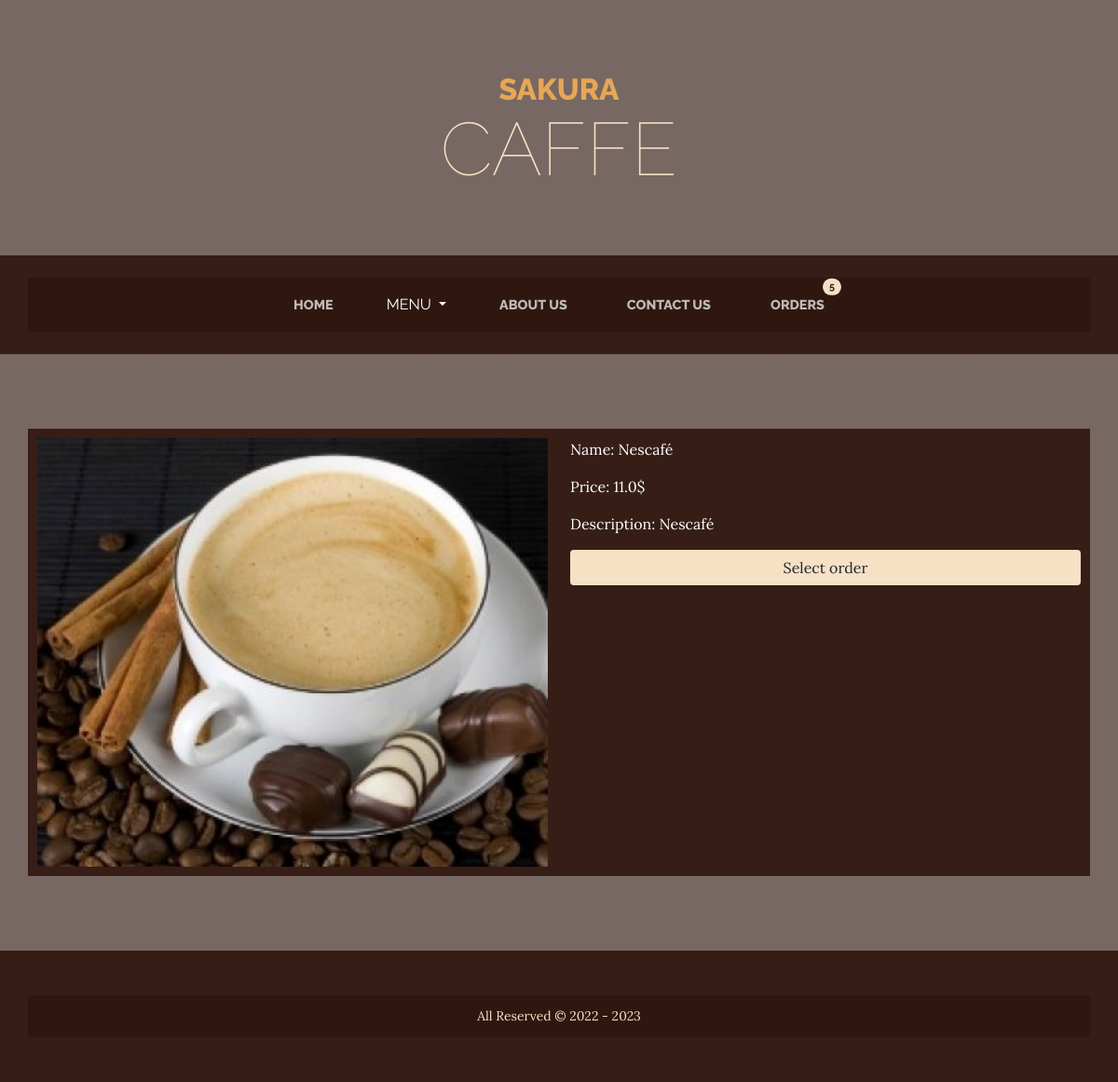
Page /menu/hot-drinks/5 on the committed database.
### menu/models.py (models this page shows, shortened)
class Item(models.Model):
    category = models.ForeignKey(Category, on_delete=models.CASCADE)
    image = models.ImageField(upload_to='media/images/items/')
    name = models.CharField(max_length=150)
    description = models.TextField()
    price = models.FloatField()
    available = models.BooleanField(default=True)
    created_at = models.DateTimeField(auto_now_add=True)
    updated_at = models.DateTimeField(auto_now=True)

### menu/views.py (the view)
# urls.py: path('menu/<slug:category>/<int:pk>', views.ItemsDetailsView.as_view(), name="item_detail"),
class ItemsDetailsView(DetailView):
    template_name = 'menu/item_detail.html'
    model = Item
    context_object_name = 'item'
    def get_context_data(self, **kwargs):
        context = super().get_context_data()
        context['categories'] = Category.objects.all()
        return context

### menu/templates/menu/item_detail.html (shortened to what this page needs)
{% extends 'base.html' %}
{% load static %}
{% block content %}
    <section class="page-section items-heading">
        <div class="container">
            <div class="row">
                <div class="col-lg-6 col-sm-6">
                    <div class="h-25">
                        <img src="{{ item.image.url }}" class="w-100" alt="product"/>
                    </div>
                </div>
                <div class="col-lg-6 col-sm-6 text-white">
                    <div class="name mb-3">
                        Name: {{ item.name }}
                    </div>
                    <div class="price mb-3">
                        Price: {{ item.price }}$
                    </div>
                    <div class="description mb-3">
                        Description: {{ item.description }}
                    </div>
                    <button type="button" data-id="{{ item.id }}" class="btn select-item bg-faded w-100">Select order</button>
                </div>
            </div>
        </div>
    </section>
{% endblock %}

### menu/static/menu/css/custom.css (style rules this page uses)
:root { --main-color: rgba(47, 23, 15, 0.9) }
.container { background-color: var(--main-color); padding: 10px; }

### rows in the picture
Item: image (picture), name "Nescafé", price "11.0", description "Nescafé"
